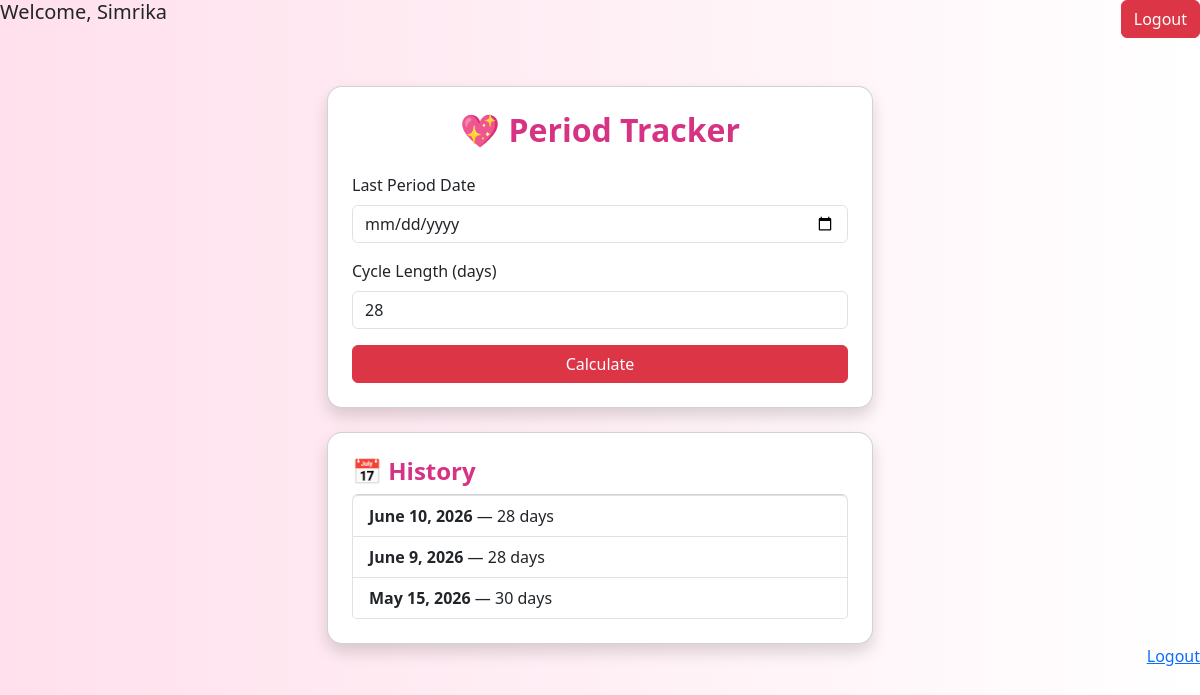
The app's page / (signed in) with its own data.
### tracker/models.py (models this page shows, shortened)
class PeriodEntry(models.Model):
    user = models.ForeignKey(
        User,
        on_delete=models.CASCADE
    )
    last_period_date = models.DateField()
    cycle_length = models.IntegerField(default=28)
    created_at = models.DateTimeField(auto_now_add=True)

### tracker/views.py (the view, shortened to what this page needs)
@login_required
def home(request):
    result = None
    entries = PeriodEntry.objects.filter(
        user=request.user
    ).order_by("-created_at")
    return render(
        request,
        "tracker/home.html",
        {
            "result": result,
            "entries": entries
        }
    )

### tracker/templates/tracker/home.html (shortened to what this page needs)
<!DOCTYPE html>
<html>
<head>
    <link href="https://cdn.jsdelivr.net/npm/bootstrap@5.3.3/dist/css/bootstrap.min.css" rel="stylesheet">
</head>
<body>
<div class="d-flex justify-content-between">
    <h5>
        Welcome, {{ request.user.username }}
    </h5>
    <form action="{% url 'logout' %}" method="post">
        <button class="btn btn-danger">
            Logout
        </button>
    </form>
</div>
<div class="container mt-5">
    <div class="row justify-content-center">
        <div class="col-md-6">
            <div class="card shadow p-4">
                <h2 class="text-center title">💖 Period Tracker</h2>
                <form method="POST" class="mt-3">
                    <div class="mb-3">
                        <label class="form-label">Last Period Date</label>
                        <input type="date" name="last_period" class="form-control" required>
                    </div>
                    <div class="mb-3">
                        <label class="form-label">Cycle Length (days)</label>
                        <input type="number" name="cycle_length" value="28" class="form-control" required>
                    </div>
                    <button type="submit" class="btn btn-danger w-100">
                        Calculate
                    </button>
                </form>
            </div>
        </div>
    </div>
    <div class="row justify-content-center mt-4">
        <div class="col-md-6">
            <div class="card shadow p-4">
                <h4 class="title">📅 History</h4>
                <ul class="list-group">
                    {% for entry in entries %}
                    <li class="list-group-item">
                        <strong>{{ entry.last_period_date }}</strong>
                        — {{ entry.cycle_length }} days
                    </li>
                    {% empty %}
                    <li class="list-group-item">No history yet</li>
                    {% endfor %}
                </ul>
            </div>
        </div>
    </div>
</div>
<div style="text-align:right;">
    <a href="{% url 'logout' %}">
        Logout
    </a>
</div>
</body>
</html>

### tracker/templates/tracker/home.html (style rules this page uses)
body { background: linear-gradient(to right, #ffe0ec, #fff); }
.card { border-radius: 15px; }
.title { color: #d63384; font-weight: bold; }

### records on screen
PeriodEntry: last_period_date "June 10, 2026", cycle_length "28"
PeriodEntry: last_period_date "June 9, 2026", cycle_length "28"
PeriodEntry: last_period_date "May 15, 2026", cycle_length "30"

### other values on screen
{{ request.user.username }} "Simrika"
